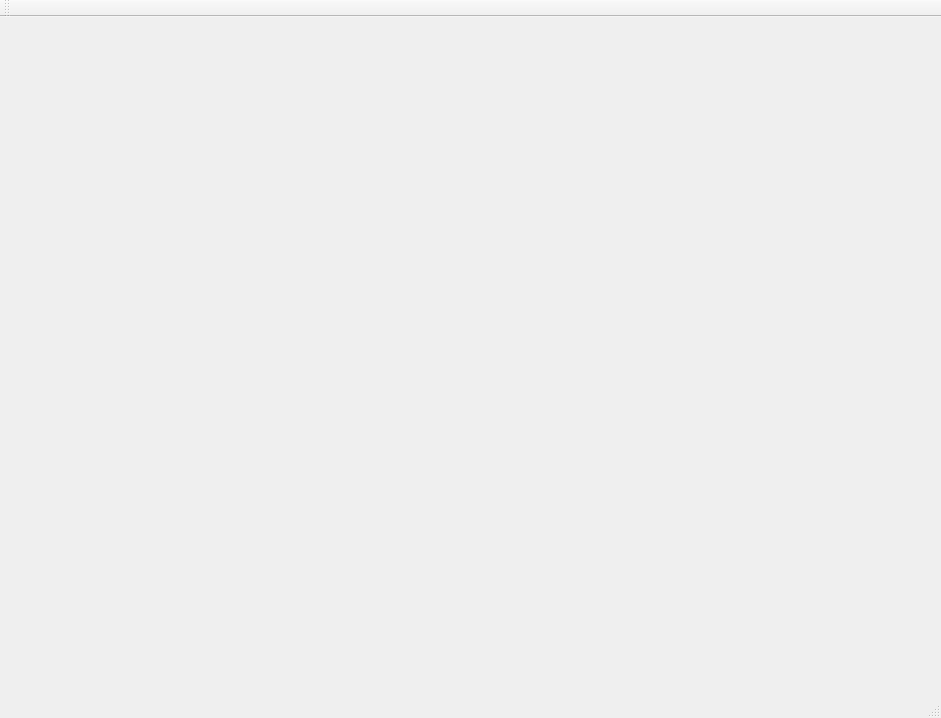
<?xml version="1.0" encoding="UTF-8"?>
<ui version="4.0">
 <class>MainWindow</class>
 <widget class="QMainWindow" name="MainWindow">
  <property name="geometry">
   <rect>
    <x>0</x>
    <y>0</y>
    <width>941</width>
    <height>718</height>
   </rect>
  </property>
  <property name="windowTitle">
   <string>MainWindow</string>
  </property>
  <widget class="QWidget" name="centralWidget"/>
  <widget class="QMenuBar" name="menuBar">
   <property name="geometry">
    <rect>
     <x>0</x>
     <y>0</y>
     <width>941</width>
     <height>25</height>
    </rect>
   </property>
  </widget>
  <widget class="QToolBar" name="mainToolBar">
   <attribute name="toolBarArea">
    <enum>TopToolBarArea</enum>
   </attribute>
   <attribute name="toolBarBreak">
    <bool>false</bool>
   </attribute>
  </widget>
  <widget class="QStatusBar" name="statusBar"/>
 </widget>
 <layoutdefault spacing="6" margin="11"/>
 <resources/>
 <connections/>
</ui>
